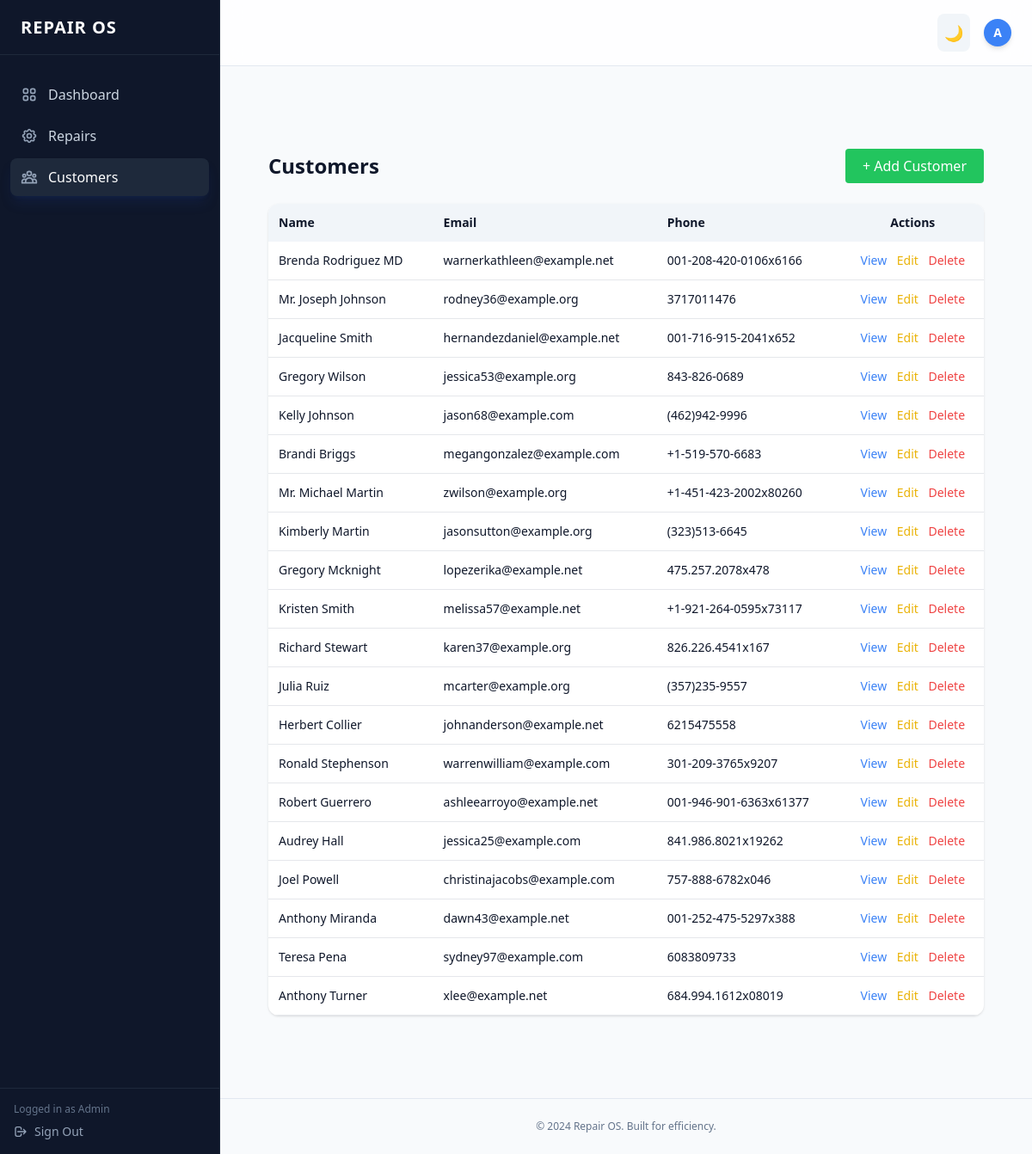
The app's page /customer/view (signed in) with its own data.
### app/models/customer.py (models this page shows)
class Customer(db.Model):
    id = db.Column(db.Integer, primary_key=True)
    name = db.Column(db.String(100), nullable=False)
    email = db.Column(db.String(120), unique=True, nullable=True)
    phone = db.Column(db.String(20), nullable=False)
    created_at = db.Column(db.DateTime, server_default=db.func.now())

### app/routes/customer.py (the view)
@customer_bp.route("/view", methods=["GET"])
def view_customers():
    if "user_id" not in session:
        return redirect(url_for("auth.login"))
    customers = Customer.query.all()
    return render_template("customers/list.html", customers=customers)

### app/templates/customers/list.html
{% extends "base.html" %}
{% block content %}
<section class="max-w-6xl mx-auto px-6 py-16">
<div class="flex justify-between items-center mb-6">
    <h2 class="text-2xl font-bold">Customers</h2>
    <a href="{{ url_for('customer.add_customer') }}"
       class="bg-green-500 text-white px-5 py-2 rounded">
        + Add Customer
    </a>
</div>
<div class="bg-white dark:bg-slate-900 shadow rounded-xl overflow-hidden">
<table class="w-full text-sm">
    <thead class="bg-slate-100 dark:bg-slate-800">
        <tr>
            <th class="p-3 text-left">Name</th>
            <th class="p-3 text-left">Email</th>
            <th class="p-3 text-left">Phone</th>
            <th class="p-3 text-center">Actions</th>
        </tr>
    </thead>
    <tbody>
    {% for c in customers %}
        <tr class="border-b dark:border-slate-700">
            <td class="p-3">{{ c.name }}</td>
            <td class="p-3">{{ c.email }}</td>
            <td class="p-3">{{ c.phone }}</td>
            <td class="p-3 text-center space-x-2">
                <a href="{{ url_for('customer.customer_details', id=c.id) }}"
                   class="text-blue-500">View</a>
                <a href="{{ url_for('customer.edit_customer', id=c.id) }}"
                   class="text-yellow-500">Edit</a>
                <form method="post"
                      action="{{ url_for('customer.delete_customer', id=c.id) }}"
                      class="inline"
                      onsubmit="return confirm('Delete customer?')">
                    <button class="text-red-500">Delete</button>
                </form>
            </td>
        </tr>
    {% else %}
        <tr>
            <td colspan="4" class="p-6 text-center text-slate-500">
                No customers found
            </td>
        </tr>
    {% endfor %}
    </tbody>
</table>
</div>
</section>
{% endblock %}

### records on screen
Customer: name "Brenda Rodriguez MD", email "warnerkathleen@example.net", phone "001-208-420-0106x6166"
Customer: name "Mr. Joseph Johnson", email "rodney36@example.org", phone "3717011476"
Customer: name "Jacqueline Smith", email "hernandezdaniel@example.net", phone "001-716-915-2041x652"
Customer: name "Gregory Wilson", email "jessica53@example.org", phone "843-826-0689"
Customer: name "Kelly Johnson", email "jason68@example.com", phone "(462)942-9996"
Customer: name "Brandi Briggs", email "megangonzalez@example.com", phone "+1-519-570-6683"
Customer: name "Mr. Michael Martin", email "zwilson@example.org", phone "+1-451-423-2002x80260"
Customer: name "Kimberly Martin", email "jasonsutton@example.org", phone "(323)513-6645"
Customer: name "Gregory Mcknight", email "lopezerika@example.net", phone "475.257.2078x478"
Customer: name "Kristen Smith", email "melissa57@example.net", phone "+1-921-264-0595x73117"
Customer: name "Richard Stewart", email "karen37@example.org", phone "826.226.4541x167"
Customer: name "Julia Ruiz", email "mcarter@example.org", phone "(357)235-9557"
Customer: name "Herbert Collier", email "johnanderson@example.net", phone "6215475558"
Customer: name "Ronald Stephenson", email "warrenwilliam@example.com", phone "301-209-3765x9207"
Customer: name "Robert Guerrero", email "ashleearroyo@example.net", phone "001-946-901-6363x61377"
Customer: name "Audrey Hall", email "jessica25@example.com", phone "841.986.8021x19262"
Customer: name "Joel Powell", email "christinajacobs@example.com", phone "757-888-6782x046"
Customer: name "Anthony Miranda", email "dawn43@example.net", phone "001-252-475-5297x388"
Customer: name "Teresa Pena", email "sydney97@example.com", phone "6083809733"
Customer: name "Anthony Turner", email "xlee@example.net", phone "684.994.1612x08019"
